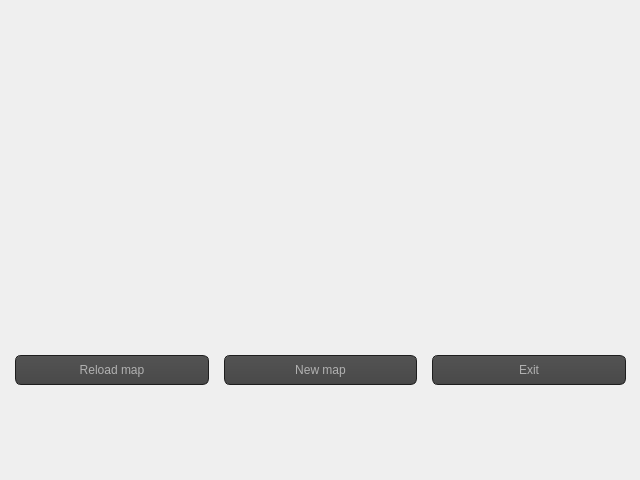
 <widget class="QDialog" name="EndOfGameScreen">
  <property name="geometry">
   <rect>
    <x>0</x>
    <y>0</y>
    <width>640</width>
    <height>480</height>
   </rect>
  </property>
  <property name="windowTitle">
   <string>End Of Game Menu</string>
  </property>
  <widget class="QLabel" name="giflabel">
   <property name="geometry">
    <rect>
     <x>40</x>
     <y>80</y>
     <width>141</width>
     <height>191</height>
    </rect>
   </property>
   <property name="styleSheet">
    <string notr="true">QLabel{
	border: 0px;
	color: rgba(0,0,0,0%);
}</string>
   </property>
   <property name="text">
    <string/>
   </property>
  </widget>
  <widget class="QWidget" name="horizontalLayoutWidget">
   <property name="geometry">
    <rect>
     <x>0</x>
     <y>330</y>
     <width>641</width>
     <height>80</height>
    </rect>
   </property>
   <layout class="QHBoxLayout" name="horizontalLayout">
    <property name="spacing">
     <number>15</number>
    </property>
    <property name="leftMargin">
     <number>15</number>
    </property>
    <property name="rightMargin">
     <number>15</number>
    </property>
    <item>
     <widget class="QPushButton" name="reloadButton">
      <property name="minimumSize">
       <size>
        <width>0</width>
        <height>30</height>
       </size>
      </property>
      <property name="styleSheet">
       <string notr="true">QToolTip
{
     border: 1px solid black;
     background-color: #ffa02f;
     padding: 1px;
     border-radius: 3px;
     opacity: 100;
}

QWidget
{
    color: #b1b1b1;
    background-color: #323232;
}

QWidget:item:hover
{
    background-color: QLinearGradient( x1: 0, y1: 0, x2: 0, y2: 1, stop: 0 #ffa02f, stop: 1 #ca0619);
    color: #000000;
}

QWidget:item:selected
{
    background-color: QLinearGradient( x1: 0, y1: 0, x2: 0, y2: 1, stop: 0 #ffa02f, stop: 1 #d7801a);
}

QMenuBar::item
{
    background: transparent;
}

QMenuBar::item:selected
{
    background: transparent;
    border: 1px solid #ffaa00;
}

QMenuBar::item:pressed
{
    background: #444;
    border: 1px solid #000;
    background-color: QLinearGradient(
        x1:0, y1:0,
        x2:0, y2:1,
        stop:1 #212121,
        stop:0.4 #343434/*,
        stop:0.2 #343434,
        stop:0.1 #ffaa00*/
    );
    margin-bottom:-1px;
    padding-bottom:1px;
}

QMenu
{
    border: 1px solid #000;
}

QMenu::item
{
    padding: 2px 20px 2px 20px;
}

QMenu::item:selected
{
    color: #000000;
}

QWidget:disabled
{
    color: #404040;
    background-color: #323232;
}

QAbstractItemView
{
    background-color: QLinearGradient( x1: 0, y1: 0, x2: 0, y2: 1, stop: 0 #4d4d4d, stop: 0.1 #646464, stop: 1 #5d5d5d);
}

QWidget:focus
{
    /*border: 2px solid QLinearGradient( x1: 0, y1: 0, x2: 0, y2: 1, stop: 0 #ffa02f, stop: 1 #d7801a);*/
}

QLineEdit
{
    background-color: QLinearGradient( x1: 0, y1: 0, x2: 0, y2: 1, stop: 0 #4d4d4d, stop: 0 #646464, stop: 1 #5d5d5d);
    padding: 1px;
    border-style: solid;
    border: 1px solid #1e1e1e;
    border-radius: 5;
}

QPushButton
{
    color: #b1b1b1;
    background-color: QLinearGradient( x1: 0, y1: 0, x2: 0, y2: 1, stop: 0 #565656, stop: 0.1 #525252, stop: 0.5 #4e4e4e, stop: 0.9 #4a4a4a, stop: 1 #464646);
    border-width: 1px;
    border-color: #1e1e1e;
    border-style: solid;
    border-radius: 6;
    padding: 3px;
    font-size: 12px;
    padding-left: 5px;
    padding-right: 5px;
}

QPushButton:pressed
{
    background-color: QLinearGradient( x1: 0, y1: 0, x2: 0, y2: 1, stop: 0 #2d2d2d, stop: 0.1 #2b2b2b, stop: 0.5 #292929, stop: 0.9 #282828, stop: 1 #252525);
}

QComboBox
{
    selection-background-color: #ffaa00;
    background-color: QLinearGradient( x1: 0, y1: 0, x2: 0, y2: 1, stop: 0 #565656, stop: 0.1 #525252, stop: 0.5 #4e4e4e, stop: 0.9 #4a4a4a, stop: 1 #464646);
    border-style: solid;
    border: 1px solid #1e1e1e;
    border-radius: 5;
}

QComboBox:hover,QPushButton:hover
{
    border: 2px solid QLinearGradient( x1: 0, y1: 0, x2: 0, y2: 1, stop: 0 #ffa02f, stop: 1 #d7801a);
}


QComboBox:on
{
    padding-top: 3px;
    padding-left: 4px;
    background-color: QLinearGradient( x1: 0, y1: 0, x2: 0, y2: 1, stop: 0 #2d2d2d, stop: 0.1 #2b2b2b, stop: 0.5 #292929, stop: 0.9 #282828, stop: 1 #252525);
    selection-background-color: #ffaa00;
}

QComboBox QAbstractItemView
{
    border: 2px solid darkgray;
    selection-background-color: QLinearGradient( x1: 0, y1: 0, x2: 0, y2: 1, stop: 0 #ffa02f, stop: 1 #d7801a);
}

QComboBox::drop-down
{
     subcontrol-origin: padding;
     subcontrol-position: top right;
     width: 15px;

     border-left-width: 0px;
     border-left-color: darkgray;
     border-left-style: solid; /* just a single line */
     border-top-right-radius: 3px; /* same radius as the QComboBox */
     border-bottom-right-radius: 3px;
 }

QComboBox::down-arrow
{
     image: url(:/down_arrow.png);
}

QGroupBox:focus
{
border: 2px solid QLinearGradient( x1: 0, y1: 0, x2: 0, y2: 1, stop: 0 #ffa02f, stop: 1 #d7801a);
}

QTextEdit:focus
{
    border: 2px solid QLinearGradient( x1: 0, y1: 0, x2: 0, y2: 1, stop: 0 #ffa02f, stop: 1 #d7801a);
}

QScrollBar:horizontal {
     border: 1px solid #222222;
     background: QLinearGradient( x1: 0, y1: 0, x2: 0, y2: 1, stop: 0.0 #121212, stop: 0.2 #282828, stop: 1 #484848);
     height: 7px;
     margin: 0px 16px 0 16px;
}

QScrollBar::handle:horizontal
{
      background: QLinearGradient( x1: 0, y1: 0, x2: 1, y2: 0, stop: 0 #ffa02f, stop: 0.5 #d7801a, stop: 1 #ffa02f);
      min-height: 20px;
      border-radius: 2px;
}

QScrollBar::add-line:horizontal {
      border: 1px solid #1b1b19;
      border-radius: 2px;
      background: QLinearGradient( x1: 0, y1: 0, x2: 1, y2: 0, stop: 0 #ffa02f, stop: 1 #d7801a);
      width: 14px;
      subcontrol-position: right;
      subcontrol-origin: margin;
}

QScrollBar::sub-line:horizontal {
      border: 1px solid #1b1b19;
      border-radius: 2px;
      background: QLinearGradient( x1: 0, y1: 0, x2: 1, y2: 0, stop: 0 #ffa02f, stop: 1 #d7801a);
      width: 14px;
     subcontrol-position: left;
     subcontrol-origin: margin;
}

QScrollBar::right-arrow:horizontal, QScrollBar::left-arrow:horizontal
{
      border: 1px solid black;
      width: 1px;
      height: 1px;
      background: white;
}

QScrollBar::add-page:horizontal, QScrollBar::sub-page:horizontal
{
      background: none;
}

QScrollBar:vertical
{
      background: QLinearGradient( x1: 0, y1: 0, x2: 1, y2: 0, stop: 0.0 #121212, stop: 0.2 #282828, stop: 1 #484848);
      width: 7px;
      margin: 16px 0 16px 0;
      border: 1px solid #222222;
}

QScrollBar::handle:vertical
{
      background: QLinearGradient( x1: 0, y1: 0, x2: 0, y2: 1, stop: 0 #ffa02f, stop: 0.5 #d7801a, stop: 1 #ffa02f);
      min-height: 20px;
      border-radius: 2px;
}

QScrollBar::add-line:vertical
{
      border: 1px solid #1b1b19;
      border-radius: 2px;
      background: QLinearGradient( x1: 0, y1: 0, x2: 0, y2: 1, stop: 0 #ffa02f, stop: 1 #d7801a);
      height: 14px;
      subcontrol-position: bottom;
      subcontrol-origin: margin;
}

QScrollBar::sub-line:vertical
{
      border: 1px solid #1b1b19;
      border-radius: 2px;
      background: QLinearGradient( x1: 0, y1: 0, x2: 0, y2: 1, stop: 0 #d7801a, stop: 1 #ffa02f);
      height: 14px;
      subcontrol-position: top;
      subcontrol-origin: margin;
}

QScrollBar::up-arrow:vertical, QScrollBar::down-arrow:vertical
{
      border: 1px solid black;
      width: 1px;
      height: 1px;
      background: white;
}


QScrollBar::add-page:vertical, QScrollBar::sub-page:vertical
{
      background: none;
}

QTextEdit
{
    background-color: #242424;
}

QPlainTextEdit
{
    background-color: #242424;
}

QHeaderView::section
{
    background-color: QLinearGradient(x1:0, y1:0, x2:0, y2:1, stop:0 #616161, stop: 0.5 #505050, stop: 0.6 #434343, stop:1 #656565);
    color: white;
    padding-left: 4px;
    border: 1px solid #6c6c6c;
}

QCheckBox:disabled
{
color: #414141;
}

QDockWidget::title
{
    text-align: center;
    spacing: 3px; /* spacing between items in the tool bar */
    background-color: QLinearGradient(x1:0, y1:0, x2:0, y2:1, stop:0 #323232, stop: 0.5 #242424, stop:1 #323232);
}

QDockWidget::close-button, QDockWidget::float-button
{
    text-align: center;
    spacing: 1px; /* spacing between items in the tool bar */
    background-color: QLinearGradient(x1:0, y1:0, x2:0, y2:1, stop:0 #323232, stop: 0.5 #242424, stop:1 #323232);
}

QDockWidget::close-button:hover, QDockWidget::float-button:hover
{
    background: #242424;
}

QDockWidget::close-button:pressed, QDockWidget::float-button:pressed
{
    padding: 1px -1px -1px 1px;
}

QMainWindow::separator
{
    background-color: QLinearGradient(x1:0, y1:0, x2:0, y2:1, stop:0 #161616, stop: 0.5 #151515, stop: 0.6 #212121, stop:1 #343434);
    color: white;
    padding-left: 4px;
    border: 1px solid #4c4c4c;
    spacing: 3px; /* spacing between items in the tool bar */
}

QMainWindow::separator:hover
{

    background-color: QLinearGradient(x1:0, y1:0, x2:0, y2:1, stop:0 #d7801a, stop:0.5 #b56c17 stop:1 #ffa02f);
    color: white;
    padding-left: 4px;
    border: 1px solid #6c6c6c;
    spacing: 3px; /* spacing between items in the tool bar */
}

QToolBar::handle
{
     spacing: 3px; /* spacing between items in the tool bar */
     background: url(:/images/handle.png);
}

QMenu::separator
{
    height: 2px;
    background-color: QLinearGradient(x1:0, y1:0, x2:0, y2:1, stop:0 #161616, stop: 0.5 #151515, stop: 0.6 #212121, stop:1 #343434);
    color: white;
    padding-left: 4px;
    margin-left: 10px;
    margin-right: 5px;
}

QProgressBar
{
    border: 2px solid grey;
    border-radius: 5px;
    text-align: center;
}

QProgressBar::chunk
{
    background-color: #d7801a;
    width: 2.15px;
    margin: 0.5px;
}

QTabBar::tab {
    color: #b1b1b1;
    border: 1px solid #444;
    border-bottom-style: none;
    background-color: #323232;
    padding-left: 10px;
    padding-right: 10px;
    padding-top: 3px;
    padding-bottom: 2px;
    margin-right: -1px;
}

QTabWidget::pane {
    border: 1px solid #444;
    top: 1px;
}

QTabBar::tab:last
{
    margin-right: 0; /* the last selected tab has nothing to overlap with on the right */
    border-top-right-radius: 3px;
}

QTabBar::tab:first:!selected
{
 margin-left: 0px; /* the last selected tab has nothing to overlap with on the right */


    border-top-left-radius: 3px;
}

QTabBar::tab:!selected
{
    color: #b1b1b1;
    border-bottom-style: solid;
    margin-top: 3px;
    background-color: QLinearGradient(x1:0, y1:0, x2:0, y2:1, stop:1 #212121, stop:.4 #343434);
}

QTabBar::tab:selected
{
    border-top-left-radius: 3px;
    border-top-right-radius: 3px;
    margin-bottom: 0px;
}

QTabBar::tab:!selected:hover
{
    /*border-top: 2px solid #ffaa00;
    padding-bottom: 3px;*/
    border-top-left-radius: 3px;
    border-top-right-radius: 3px;
    background-color: QLinearGradient(x1:0, y1:0, x2:0, y2:1, stop:1 #212121, stop:0.4 #343434, stop:0.2 #343434, stop:0.1 #ffaa00);
}

QRadioButton::indicator:checked, QRadioButton::indicator:unchecked{
    color: #b1b1b1;
    background-color: #323232;
    border: 1px solid #b1b1b1;
    border-radius: 6px;
}

QRadioButton::indicator:checked
{
    background-color: qradialgradient(
        cx: 0.5, cy: 0.5,
        fx: 0.5, fy: 0.5,
        radius: 1.0,
        stop: 0.25 #ffaa00,
        stop: 0.3 #323232
    );
}

QCheckBox::indicator{
    color: #b1b1b1;
    background-color: #323232;
    border: 1px solid #b1b1b1;
    width: 9px;
    height: 9px;
}

QRadioButton::indicator
{
    border-radius: 6px;
}

QRadioButton::indicator:hover, QCheckBox::indicator:hover
{
    border: 1px solid #ffaa00;
}

QCheckBox::indicator:checked
{
    image:url(:/images/checkbox.png);
}

QCheckBox::indicator:disabled, QRadioButton::indicator:disabled
{
    border: 1px solid #444;
}</string>
      </property>
      <property name="text">
       <string>Reload map</string>
      </property>
     </widget>
    </item>
    <item>
     <widget class="QPushButton" name="newmapButton">
      <property name="minimumSize">
       <size>
        <width>0</width>
        <height>30</height>
       </size>
      </property>
      <property name="styleSheet">
       <string notr="true">QToolTip
{
     border: 1px solid black;
     background-color: #ffa02f;
     padding: 1px;
     border-radius: 3px;
     opacity: 100;
}

QWidget
{
    color: #b1b1b1;
    background-color: #323232;
}

QWidget:item:hover
{
    background-color: QLinearGradient( x1: 0, y1: 0, x2: 0, y2: 1, stop: 0 #ffa02f, stop: 1 #ca0619);
    color: #000000;
}

QWidget:item:selected
{
    background-color: QLinearGradient( x1: 0, y1: 0, x2: 0, y2: 1, stop: 0 #ffa02f, stop: 1 #d7801a);
}

QMenuBar::item
{
    background: transparent;
}

QMenuBar::item:selected
{
    background: transparent;
    border: 1px solid #ffaa00;
}

QMenuBar::item:pressed
{
    background: #444;
    border: 1px solid #000;
    background-color: QLinearGradient(
        x1:0, y1:0,
        x2:0, y2:1,
        stop:1 #212121,
        stop:0.4 #343434/*,
        stop:0.2 #343434,
        stop:0.1 #ffaa00*/
    );
    margin-bottom:-1px;
    padding-bottom:1px;
}

QMenu
{
    border: 1px solid #000;
}

QMenu::item
{
    padding: 2px 20px 2px 20px;
}

QMenu::item:selected
{
    color: #000000;
}

QWidget:disabled
{
    color: #404040;
    background-color: #323232;
}

QAbstractItemView
{
    background-color: QLinearGradient( x1: 0, y1: 0, x2: 0, y2: 1, stop: 0 #4d4d4d, stop: 0.1 #646464, stop: 1 #5d5d5d);
}

QWidget:focus
{
    /*border: 2px solid QLinearGradient( x1: 0, y1: 0, x2: 0, y2: 1, stop: 0 #ffa02f, stop: 1 #d7801a);*/
}

QLineEdit
{
    background-color: QLinearGradient( x1: 0, y1: 0, x2: 0, y2: 1, stop: 0 #4d4d4d, stop: 0 #646464, stop: 1 #5d5d5d);
    padding: 1px;
    border-style: solid;
    border: 1px solid #1e1e1e;
    border-radius: 5;
}

QPushButton
{
    color: #b1b1b1;
    background-color: QLinearGradient( x1: 0, y1: 0, x2: 0, y2: 1, stop: 0 #565656, stop: 0.1 #525252, stop: 0.5 #4e4e4e, stop: 0.9 #4a4a4a, stop: 1 #464646);
    border-width: 1px;
    border-color: #1e1e1e;
    border-style: solid;
    border-radius: 6;
    padding: 3px;
    font-size: 12px;
    padding-left: 5px;
    padding-right: 5px;
}

QPushButton:pressed
{
    background-color: QLinearGradient( x1: 0, y1: 0, x2: 0, y2: 1, stop: 0 #2d2d2d, stop: 0.1 #2b2b2b, stop: 0.5 #292929, stop: 0.9 #282828, stop: 1 #252525);
}

QComboBox
{
    selection-background-color: #ffaa00;
    background-color: QLinearGradient( x1: 0, y1: 0, x2: 0, y2: 1, stop: 0 #565656, stop: 0.1 #525252, stop: 0.5 #4e4e4e, stop: 0.9 #4a4a4a, stop: 1 #464646);
    border-style: solid;
    border: 1px solid #1e1e1e;
    border-radius: 5;
}

QComboBox:hover,QPushButton:hover
{
    border: 2px solid QLinearGradient( x1: 0, y1: 0, x2: 0, y2: 1, stop: 0 #ffa02f, stop: 1 #d7801a);
}


QComboBox:on
{
    padding-top: 3px;
    padding-left: 4px;
    background-color: QLinearGradient( x1: 0, y1: 0, x2: 0, y2: 1, stop: 0 #2d2d2d, stop: 0.1 #2b2b2b, stop: 0.5 #292929, stop: 0.9 #282828, stop: 1 #252525);
    selection-background-color: #ffaa00;
}

QComboBox QAbstractItemView
{
    border: 2px solid darkgray;
    selection-background-color: QLinearGradient( x1: 0, y1: 0, x2: 0, y2: 1, stop: 0 #ffa02f, stop: 1 #d7801a);
}

QComboBox::drop-down
{
     subcontrol-origin: padding;
     subcontrol-position: top right;
     width: 15px;

     border-left-width: 0px;
     border-left-color: darkgray;
     border-left-style: solid; /* just a single line */
     border-top-right-radius: 3px; /* same radius as the QComboBox */
     border-bottom-right-radius: 3px;
 }

QComboBox::down-arrow
{
     image: url(:/down_arrow.png);
}

QGroupBox:focus
{
border: 2px solid QLinearGradient( x1: 0, y1: 0, x2: 0, y2: 1, stop: 0 #ffa02f, stop: 1 #d7801a);
}

QTextEdit:focus
{
    border: 2px solid QLinearGradient( x1: 0, y1: 0, x2: 0, y2: 1, stop: 0 #ffa02f, stop: 1 #d7801a);
}

QScrollBar:horizontal {
     border: 1px solid #222222;
     background: QLinearGradient( x1: 0, y1: 0, x2: 0, y2: 1, stop: 0.0 #121212, stop: 0.2 #282828, stop: 1 #484848);
     height: 7px;
     margin: 0px 16px 0 16px;
}

QScrollBar::handle:horizontal
{
      background: QLinearGradient( x1: 0, y1: 0, x2: 1, y2: 0, stop: 0 #ffa02f, stop: 0.5 #d7801a, stop: 1 #ffa02f);
      min-height: 20px;
      border-radius: 2px;
}

QScrollBar::add-line:horizontal {
      border: 1px solid #1b1b19;
      border-radius: 2px;
      background: QLinearGradient( x1: 0, y1: 0, x2: 1, y2: 0, stop: 0 #ffa02f, stop: 1 #d7801a);
      width: 14px;
      subcontrol-position: right;
      subcontrol-origin: margin;
}

QScrollBar::sub-line:horizontal {
      border: 1px solid #1b1b19;
      border-radius: 2px;
      background: QLinearGradient( x1: 0, y1: 0, x2: 1, y2: 0, stop: 0 #ffa02f, stop: 1 #d7801a);
      width: 14px;
     subcontrol-position: left;
     subcontrol-origin: margin;
}

QScrollBar::right-arrow:horizontal, QScrollBar::left-arrow:horizontal
{
      border: 1px solid black;
      width: 1px;
      height: 1px;
      background: white;
}

QScrollBar::add-page:horizontal, QScrollBar::sub-page:horizontal
{
      background: none;
}

QScrollBar:vertical
{
      background: QLinearGradient( x1: 0, y1: 0, x2: 1, y2: 0, stop: 0.0 #121212, stop: 0.2 #282828, stop: 1 #484848);
      width: 7px;
      margin: 16px 0 16px 0;
      border: 1px solid #222222;
}

QScrollBar::handle:vertical
{
      background: QLinearGradient( x1: 0, y1: 0, x2: 0, y2: 1, stop: 0 #ffa02f, stop: 0.5 #d7801a, stop: 1 #ffa02f);
      min-height: 20px;
      border-radius: 2px;
}

QScrollBar::add-line:vertical
{
      border: 1px solid #1b1b19;
      border-radius: 2px;
      background: QLinearGradient( x1: 0, y1: 0, x2: 0, y2: 1, stop: 0 #ffa02f, stop: 1 #d7801a);
      height: 14px;
      subcontrol-position: bottom;
      subcontrol-origin: margin;
}

QScrollBar::sub-line:vertical
{
      border: 1px solid #1b1b19;
      border-radius: 2px;
      background: QLinearGradient( x1: 0, y1: 0, x2: 0, y2: 1, stop: 0 #d7801a, stop: 1 #ffa02f);
      height: 14px;
      subcontrol-position: top;
      subcontrol-origin: margin;
}

QScrollBar::up-arrow:vertical, QScrollBar::down-arrow:vertical
{
      border: 1px solid black;
      width: 1px;
      height: 1px;
      background: white;
}


QScrollBar::add-page:vertical, QScrollBar::sub-page:vertical
{
      background: none;
}

QTextEdit
{
    background-color: #242424;
}

QPlainTextEdit
{
    background-color: #242424;
}

QHeaderView::section
{
    background-color: QLinearGradient(x1:0, y1:0, x2:0, y2:1, stop:0 #616161, stop: 0.5 #505050, stop: 0.6 #434343, stop:1 #656565);
    color: white;
    padding-left: 4px;
    border: 1px solid #6c6c6c;
}

QCheckBox:disabled
{
color: #414141;
}

QDockWidget::title
{
    text-align: center;
    spacing: 3px; /* spacing between items in the tool bar */
    background-color: QLinearGradient(x1:0, y1:0, x2:0, y2:1, stop:0 #323232, stop: 0.5 #242424, stop:1 #323232);
}

QDockWidget::close-button, QDockWidget::float-button
{
    text-align: center;
    spacing: 1px; /* spacing between items in the tool bar */
    background-color: QLinearGradient(x1:0, y1:0, x2:0, y2:1, stop:0 #323232, stop: 0.5 #242424, stop:1 #323232);
}

QDockWidget::close-button:hover, QDockWidget::float-button:hover
{
    background: #242424;
}

QDockWidget::close-button:pressed, QDockWidget::float-button:pressed
{
    padding: 1px -1px -1px 1px;
}

QMainWindow::separator
{
    background-color: QLinearGradient(x1:0, y1:0, x2:0, y2:1, stop:0 #161616, stop: 0.5 #151515, stop: 0.6 #212121, stop:1 #343434);
    color: white;
    padding-left: 4px;
    border: 1px solid #4c4c4c;
    spacing: 3px; /* spacing between items in the tool bar */
}

QMainWindow::separator:hover
{

    background-color: QLinearGradient(x1:0, y1:0, x2:0, y2:1, stop:0 #d7801a, stop:0.5 #b56c17 stop:1 #ffa02f);
    color: white;
    padding-left: 4px;
    border: 1px solid #6c6c6c;
    spacing: 3px; /* spacing between items in the tool bar */
}

QToolBar::handle
{
     spacing: 3px; /* spacing between items in the tool bar */
     background: url(:/images/handle.png);
}

QMenu::separator
{
    height: 2px;
    background-color: QLinearGradient(x1:0, y1:0, x2:0, y2:1, stop:0 #161616, stop: 0.5 #151515, stop: 0.6 #212121, stop:1 #343434);
    color: white;
    padding-left: 4px;
    margin-left: 10px;
    margin-right: 5px;
}

QProgressBar
{
    border: 2px solid grey;
    border-radius: 5px;
    text-align: center;
}

QProgressBar::chunk
{
    background-color: #d7801a;
    width: 2.15px;
    margin: 0.5px;
}

QTabBar::tab {
    color: #b1b1b1;
    border: 1px solid #444;
    border-bottom-style: none;
    background-color: #323232;
    padding-left: 10px;
    padding-right: 10px;
    padding-top: 3px;
    padding-bottom: 2px;
    margin-right: -1px;
}

QTabWidget::pane {
    border: 1px solid #444;
    top: 1px;
}

QTabBar::tab:last
{
    margin-right: 0; /* the last selected tab has nothing to overlap with on the right */
    border-top-right-radius: 3px;
}

QTabBar::tab:first:!selected
{
 margin-left: 0px; /* the last selected tab has nothing to overlap with on the right */


    border-top-left-radius: 3px;
}

QTabBar::tab:!selected
{
    color: #b1b1b1;
    border-bottom-style: solid;
    margin-top: 3px;
    background-color: QLinearGradient(x1:0, y1:0, x2:0, y2:1, stop:1 #212121, stop:.4 #343434);
}

QTabBar::tab:selected
{
    border-top-left-radius: 3px;
    border-top-right-radius: 3px;
    margin-bottom: 0px;
}

QTabBar::tab:!selected:hover
{
    /*border-top: 2px solid #ffaa00;
    padding-bottom: 3px;*/
    border-top-left-radius: 3px;
    border-top-right-radius: 3px;
    background-color: QLinearGradient(x1:0, y1:0, x2:0, y2:1, stop:1 #212121, stop:0.4 #343434, stop:0.2 #343434, stop:0.1 #ffaa00);
}

QRadioButton::indicator:checked, QRadioButton::indicator:unchecked{
    color: #b1b1b1;
    background-color: #323232;
    border: 1px solid #b1b1b1;
    border-radius: 6px;
}

QRadioButton::indicator:checked
{
    background-color: qradialgradient(
        cx: 0.5, cy: 0.5,
        fx: 0.5, fy: 0.5,
        radius: 1.0,
        stop: 0.25 #ffaa00,
        stop: 0.3 #323232
    );
}

QCheckBox::indicator{
    color: #b1b1b1;
    background-color: #323232;
    border: 1px solid #b1b1b1;
    width: 9px;
    height: 9px;
}

QRadioButton::indicator
{
    border-radius: 6px;
}

QRadioButton::indicator:hover, QCheckBox::indicator:hover
{
    border: 1px solid #ffaa00;
}

QCheckBox::indicator:checked
{
    image:url(:/images/checkbox.png);
}

QCheckBox::indicator:disabled, QRadioButton::indicator:disabled
{
    border: 1px solid #444;
}</string>
      </property>
      <property name="text">
       <string>New map</string>
      </property>
     </widget>
    </item>
    <item>
     <widget class="QPushButton" name="exitButton">
      <property name="minimumSize">
       <size>
        <width>0</width>
        <height>30</height>
       </size>
      </property>
      <property name="styleSheet">
       <string notr="true">QToolTip
{
     border: 1px solid black;
     background-color: #ffa02f;
     padding: 1px;
     border-radius: 3px;
     opacity: 100;
}

QWidget
{
    color: #b1b1b1;
    background-color: #323232;
}

QWidget:item:hover
{
    background-color: QLinearGradient( x1: 0, y1: 0, x2: 0, y2: 1, stop: 0 #ffa02f, stop: 1 #ca0619);
    color: #000000;
}

QWidget:item:selected
{
    background-color: QLinearGradient( x1: 0, y1: 0, x2: 0, y2: 1, stop: 0 #ffa02f, stop: 1 #d7801a);
}

QMenuBar::item
{
    background: transparent;
}

QMenuBar::item:selected
{
    background: transparent;
    border: 1px solid #ffaa00;
}

QMenuBar::item:pressed
{
    background: #444;
    border: 1px solid #000;
    background-color: QLinearGradient(
        x1:0, y1:0,
        x2:0, y2:1,
        stop:1 #212121,
        stop:0.4 #343434/*,
        stop:0.2 #343434,
        stop:0.1 #ffaa00*/
    );
    margin-bottom:-1px;
    padding-bottom:1px;
}

QMenu
{
    border: 1px solid #000;
}

QMenu::item
{
    padding: 2px 20px 2px 20px;
}

QMenu::item:selected
{
    color: #000000;
}

QWidget:disabled
{
    color: #404040;
    background-color: #323232;
}

QAbstractItemView
{
    background-color: QLinearGradient( x1: 0, y1: 0, x2: 0, y2: 1, stop: 0 #4d4d4d, stop: 0.1 #646464, stop: 1 #5d5d5d);
}

QWidget:focus
{
    /*border: 2px solid QLinearGradient( x1: 0, y1: 0, x2: 0, y2: 1, stop: 0 #ffa02f, stop: 1 #d7801a);*/
}

QLineEdit
{
    background-color: QLinearGradient( x1: 0, y1: 0, x2: 0, y2: 1, stop: 0 #4d4d4d, stop: 0 #646464, stop: 1 #5d5d5d);
    padding: 1px;
    border-style: solid;
    border: 1px solid #1e1e1e;
    border-radius: 5;
}

QPushButton
{
    color: #b1b1b1;
    background-color: QLinearGradient( x1: 0, y1: 0, x2: 0, y2: 1, stop: 0 #565656, stop: 0.1 #525252, stop: 0.5 #4e4e4e, stop: 0.9 #4a4a4a, stop: 1 #464646);
    border-width: 1px;
    border-color: #1e1e1e;
    border-style: solid;
    border-radius: 6;
    padding: 3px;
    font-size: 12px;
    padding-left: 5px;
    padding-right: 5px;
}

QPushButton:pressed
{
    background-color: QLinearGradient( x1: 0, y1: 0, x2: 0, y2: 1, stop: 0 #2d2d2d, stop: 0.1 #2b2b2b, stop: 0.5 #292929, stop: 0.9 #282828, stop: 1 #252525);
}

QComboBox
{
    selection-background-color: #ffaa00;
    background-color: QLinearGradient( x1: 0, y1: 0, x2: 0, y2: 1, stop: 0 #565656, stop: 0.1 #525252, stop: 0.5 #4e4e4e, stop: 0.9 #4a4a4a, stop: 1 #464646);
    border-style: solid;
    border: 1px solid #1e1e1e;
    border-radius: 5;
}

QComboBox:hover,QPushButton:hover
{
    border: 2px solid QLinearGradient( x1: 0, y1: 0, x2: 0, y2: 1, stop: 0 #ffa02f, stop: 1 #d7801a);
}


QComboBox:on
{
    padding-top: 3px;
    padding-left: 4px;
    background-color: QLinearGradient( x1: 0, y1: 0, x2: 0, y2: 1, stop: 0 #2d2d2d, stop: 0.1 #2b2b2b, stop: 0.5 #292929, stop: 0.9 #282828, stop: 1 #252525);
    selection-background-color: #ffaa00;
}

QComboBox QAbstractItemView
{
    border: 2px solid darkgray;
    selection-background-color: QLinearGradient( x1: 0, y1: 0, x2: 0, y2: 1, stop: 0 #ffa02f, stop: 1 #d7801a);
}

QComboBox::drop-down
{
     subcontrol-origin: padding;
     subcontrol-position: top right;
     width: 15px;

     border-left-width: 0px;
     border-left-color: darkgray;
     border-left-style: solid; /* just a single line */
     border-top-right-radius: 3px; /* same radius as the QComboBox */
     border-bottom-right-radius: 3px;
 }

QComboBox::down-arrow
{
     image: url(:/down_arrow.png);
}

QGroupBox:focus
{
border: 2px solid QLinearGradient( x1: 0, y1: 0, x2: 0, y2: 1, stop: 0 #ffa02f, stop: 1 #d7801a);
}

QTextEdit:focus
{
    border: 2px solid QLinearGradient( x1: 0, y1: 0, x2: 0, y2: 1, stop: 0 #ffa02f, stop: 1 #d7801a);
}

QScrollBar:horizontal {
     border: 1px solid #222222;
     background: QLinearGradient( x1: 0, y1: 0, x2: 0, y2: 1, stop: 0.0 #121212, stop: 0.2 #282828, stop: 1 #484848);
     height: 7px;
     margin: 0px 16px 0 16px;
}

QScrollBar::handle:horizontal
{
      background: QLinearGradient( x1: 0, y1: 0, x2: 1, y2: 0, stop: 0 #ffa02f, stop: 0.5 #d7801a, stop: 1 #ffa02f);
      min-height: 20px;
      border-radius: 2px;
}

QScrollBar::add-line:horizontal {
      border: 1px solid #1b1b19;
      border-radius: 2px;
      background: QLinearGradient( x1: 0, y1: 0, x2: 1, y2: 0, stop: 0 #ffa02f, stop: 1 #d7801a);
      width: 14px;
      subcontrol-position: right;
      subcontrol-origin: margin;
}

QScrollBar::sub-line:horizontal {
      border: 1px solid #1b1b19;
      border-radius: 2px;
      background: QLinearGradient( x1: 0, y1: 0, x2: 1, y2: 0, stop: 0 #ffa02f, stop: 1 #d7801a);
      width: 14px;
     subcontrol-position: left;
     subcontrol-origin: margin;
}

QScrollBar::right-arrow:horizontal, QScrollBar::left-arrow:horizontal
{
      border: 1px solid black;
      width: 1px;
      height: 1px;
      background: white;
}

QScrollBar::add-page:horizontal, QScrollBar::sub-page:horizontal
{
      background: none;
}

QScrollBar:vertical
{
      background: QLinearGradient( x1: 0, y1: 0, x2: 1, y2: 0, stop: 0.0 #121212, stop: 0.2 #282828, stop: 1 #484848);
      width: 7px;
      margin: 16px 0 16px 0;
      border: 1px solid #222222;
}

QScrollBar::handle:vertical
{
      background: QLinearGradient( x1: 0, y1: 0, x2: 0, y2: 1, stop: 0 #ffa02f, stop: 0.5 #d7801a, stop: 1 #ffa02f);
      min-height: 20px;
      border-radius: 2px;
}

QScrollBar::add-line:vertical
{
      border: 1px solid #1b1b19;
      border-radius: 2px;
      background: QLinearGradient( x1: 0, y1: 0, x2: 0, y2: 1, stop: 0 #ffa02f, stop: 1 #d7801a);
      height: 14px;
      subcontrol-position: bottom;
      subcontrol-origin: margin;
}

QScrollBar::sub-line:vertical
{
      border: 1px solid #1b1b19;
      border-radius: 2px;
      background: QLinearGradient( x1: 0, y1: 0, x2: 0, y2: 1, stop: 0 #d7801a, stop: 1 #ffa02f);
      height: 14px;
      subcontrol-position: top;
      subcontrol-origin: margin;
}

QScrollBar::up-arrow:vertical, QScrollBar::down-arrow:vertical
{
      border: 1px solid black;
      width: 1px;
      height: 1px;
      background: white;
}


QScrollBar::add-page:vertical, QScrollBar::sub-page:vertical
{
      background: none;
}

QTextEdit
{
    background-color: #242424;
}

QPlainTextEdit
{
    background-color: #242424;
}

QHeaderView::section
{
    background-color: QLinearGradient(x1:0, y1:0, x2:0, y2:1, stop:0 #616161, stop: 0.5 #505050, stop: 0.6 #434343, stop:1 #656565);
    color: white;
    padding-left: 4px;
    border: 1px solid #6c6c6c;
}

QCheckBox:disabled
{
color: #414141;
}

QDockWidget::title
{
    text-align: center;
    spacing: 3px; /* spacing between items in the tool bar */
    background-color: QLinearGradient(x1:0, y1:0, x2:0, y2:1, stop:0 #323232, stop: 0.5 #242424, stop:1 #323232);
}

QDockWidget::close-button, QDockWidget::float-button
{
    text-align: center;
    spacing: 1px; /* spacing between items in the tool bar */
    background-color: QLinearGradient(x1:0, y1:0, x2:0, y2:1, stop:0 #323232, stop: 0.5 #242424, stop:1 #323232);
}

QDockWidget::close-button:hover, QDockWidget::float-button:hover
{
    background: #242424;
}

QDockWidget::close-button:pressed, QDockWidget::float-button:pressed
{
    padding: 1px -1px -1px 1px;
}

QMainWindow::separator
{
    background-color: QLinearGradient(x1:0, y1:0, x2:0, y2:1, stop:0 #161616, stop: 0.5 #151515, stop: 0.6 #212121, stop:1 #343434);
    color: white;
    padding-left: 4px;
    border: 1px solid #4c4c4c;
    spacing: 3px; /* spacing between items in the tool bar */
}

QMainWindow::separator:hover
{

    background-color: QLinearGradient(x1:0, y1:0, x2:0, y2:1, stop:0 #d7801a, stop:0.5 #b56c17 stop:1 #ffa02f);
    color: white;
    padding-left: 4px;
    border: 1px solid #6c6c6c;
    spacing: 3px; /* spacing between items in the tool bar */
}

QToolBar::handle
{
     spacing: 3px; /* spacing between items in the tool bar */
     background: url(:/images/handle.png);
}

QMenu::separator
{
    height: 2px;
    background-color: QLinearGradient(x1:0, y1:0, x2:0, y2:1, stop:0 #161616, stop: 0.5 #151515, stop: 0.6 #212121, stop:1 #343434);
    color: white;
    padding-left: 4px;
    margin-left: 10px;
    margin-right: 5px;
}

QProgressBar
{
    border: 2px solid grey;
    border-radius: 5px;
    text-align: center;
}

QProgressBar::chunk
{
    background-color: #d7801a;
    width: 2.15px;
    margin: 0.5px;
}

QTabBar::tab {
    color: #b1b1b1;
    border: 1px solid #444;
    border-bottom-style: none;
    background-color: #323232;
    padding-left: 10px;
    padding-right: 10px;
    padding-top: 3px;
    padding-bottom: 2px;
    margin-right: -1px;
}

QTabWidget::pane {
    border: 1px solid #444;
    top: 1px;
}

QTabBar::tab:last
{
    margin-right: 0; /* the last selected tab has nothing to overlap with on the right */
    border-top-right-radius: 3px;
}

QTabBar::tab:first:!selected
{
 margin-left: 0px; /* the last selected tab has nothing to overlap with on the right */


    border-top-left-radius: 3px;
}

QTabBar::tab:!selected
{
    color: #b1b1b1;
    border-bottom-style: solid;
    margin-top: 3px;
    background-color: QLinearGradient(x1:0, y1:0, x2:0, y2:1, stop:1 #212121, stop:.4 #343434);
}

QTabBar::tab:selected
{
    border-top-left-radius: 3px;
    border-top-right-radius: 3px;
    margin-bottom: 0px;
}

QTabBar::tab:!selected:hover
{
    /*border-top: 2px solid #ffaa00;
    padding-bottom: 3px;*/
    border-top-left-radius: 3px;
    border-top-right-radius: 3px;
    background-color: QLinearGradient(x1:0, y1:0, x2:0, y2:1, stop:1 #212121, stop:0.4 #343434, stop:0.2 #343434, stop:0.1 #ffaa00);
}

QRadioButton::indicator:checked, QRadioButton::indicator:unchecked{
    color: #b1b1b1;
    background-color: #323232;
    border: 1px solid #b1b1b1;
    border-radius: 6px;
}

QRadioButton::indicator:checked
{
    background-color: qradialgradient(
        cx: 0.5, cy: 0.5,
        fx: 0.5, fy: 0.5,
        radius: 1.0,
        stop: 0.25 #ffaa00,
        stop: 0.3 #323232
    );
}

QCheckBox::indicator{
    color: #b1b1b1;
    background-color: #323232;
    border: 1px solid #b1b1b1;
    width: 9px;
    height: 9px;
}

QRadioButton::indicator
{
    border-radius: 6px;
}

QRadioButton::indicator:hover, QCheckBox::indicator:hover
{
    border: 1px solid #ffaa00;
}

QCheckBox::indicator:checked
{
    image:url(:/images/checkbox.png);
}

QCheckBox::indicator:disabled, QRadioButton::indicator:disabled
{
    border: 1px solid #444;
}</string>
      </property>
      <property name="text">
       <string>Exit</string>
      </property>
     </widget>
    </item>
   </layout>
  </widget>
 </widget>
